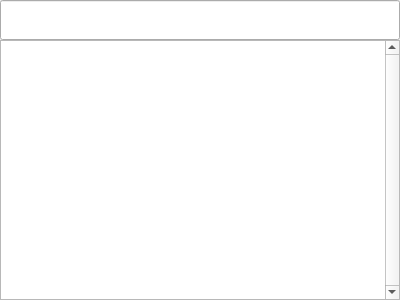
<?xml version="1.0" encoding="UTF-8"?>
<ui version="4.0">
 <class>LayoutList</class>
 <widget class="QWidget" name="LayoutList">
  <property name="geometry">
   <rect>
    <x>0</x>
    <y>0</y>
    <width>400</width>
    <height>300</height>
   </rect>
  </property>
  <property name="sizePolicy">
   <sizepolicy hsizetype="Preferred" vsizetype="Expanding">
    <horstretch>0</horstretch>
    <verstretch>0</verstretch>
   </sizepolicy>
  </property>
  <property name="windowTitle">
   <string>LayoutList</string>
  </property>
  <property name="styleSheet">
   <string notr="true"/>
  </property>
  <layout class="QVBoxLayout" name="verticalLayout_3">
   <property name="spacing">
    <number>0</number>
   </property>
   <property name="leftMargin">
    <number>0</number>
   </property>
   <property name="topMargin">
    <number>0</number>
   </property>
   <property name="rightMargin">
    <number>0</number>
   </property>
   <property name="bottomMargin">
    <number>0</number>
   </property>
   <item>
    <layout class="QHBoxLayout" name="horizontalLayout">
     <property name="spacing">
      <number>10</number>
     </property>
     <property name="leftMargin">
      <number>0</number>
     </property>
     <item>
      <widget class="KiranSearchBox" name="lineEdit_search">
       <property name="minimumSize">
        <size>
         <width>0</width>
         <height>40</height>
        </size>
       </property>
       <property name="maximumSize">
        <size>
         <width>16777215</width>
         <height>40</height>
        </size>
       </property>
      </widget>
     </item>
    </layout>
   </item>
   <item>
    <widget class="QScrollArea" name="scrollArea">
     <property name="frameShape">
      <enum>QFrame::StyledPanel</enum>
     </property>
     <property name="verticalScrollBarPolicy">
      <enum>Qt::ScrollBarAlwaysOn</enum>
     </property>
     <property name="horizontalScrollBarPolicy">
      <enum>Qt::ScrollBarAlwaysOff</enum>
     </property>
     <property name="widgetResizable">
      <bool>true</bool>
     </property>
     <widget class="QWidget" name="scrollAreaWidgetContents_2">
      <property name="geometry">
       <rect>
        <x>0</x>
        <y>0</y>
        <width>383</width>
        <height>246</height>
       </rect>
      </property>
      <layout class="QVBoxLayout" name="verticalLayout_2">
       <property name="spacing">
        <number>0</number>
       </property>
       <property name="leftMargin">
        <number>0</number>
       </property>
       <property name="topMargin">
        <number>0</number>
       </property>
       <property name="rightMargin">
        <number>0</number>
       </property>
       <property name="bottomMargin">
        <number>0</number>
       </property>
       <item>
        <widget class="QStackedWidget" name="stackedWidget">
         <property name="currentIndex">
          <number>0</number>
         </property>
         <widget class="QWidget" name="page_list">
          <layout class="QVBoxLayout" name="verticalLayout">
           <property name="spacing">
            <number>0</number>
           </property>
           <property name="leftMargin">
            <number>0</number>
           </property>
           <property name="topMargin">
            <number>0</number>
           </property>
           <property name="rightMargin">
            <number>0</number>
           </property>
           <property name="bottomMargin">
            <number>0</number>
           </property>
           <item>
            <widget class="QListWidget" name="listWidget_list">
             <property name="focusPolicy">
              <enum>Qt::NoFocus</enum>
             </property>
             <property name="styleSheet">
              <string notr="true"/>
             </property>
             <property name="frameShape">
              <enum>QFrame::NoFrame</enum>
             </property>
             <property name="verticalScrollBarPolicy">
              <enum>Qt::ScrollBarAlwaysOff</enum>
             </property>
             <property name="horizontalScrollBarPolicy">
              <enum>Qt::ScrollBarAlwaysOff</enum>
             </property>
             <property name="sizeAdjustPolicy">
              <enum>QAbstractScrollArea::AdjustIgnored</enum>
             </property>
            </widget>
           </item>
          </layout>
         </widget>
         <widget class="QWidget" name="page_filter">
          <layout class="QVBoxLayout" name="verticalLayout_4">
           <property name="spacing">
            <number>0</number>
           </property>
           <property name="leftMargin">
            <number>0</number>
           </property>
           <property name="topMargin">
            <number>0</number>
           </property>
           <property name="rightMargin">
            <number>0</number>
           </property>
           <property name="bottomMargin">
            <number>0</number>
           </property>
           <item>
            <widget class="QListWidget" name="listWidget_filter">
             <property name="focusPolicy">
              <enum>Qt::NoFocus</enum>
             </property>
             <property name="frameShape">
              <enum>QFrame::NoFrame</enum>
             </property>
             <property name="verticalScrollBarPolicy">
              <enum>Qt::ScrollBarAlwaysOff</enum>
             </property>
             <property name="horizontalScrollBarPolicy">
              <enum>Qt::ScrollBarAlwaysOff</enum>
             </property>
             <property name="sizeAdjustPolicy">
              <enum>QAbstractScrollArea::AdjustToContents</enum>
             </property>
            </widget>
           </item>
          </layout>
         </widget>
        </widget>
       </item>
      </layout>
     </widget>
    </widget>
   </item>
  </layout>
 </widget>
 <layoutdefault spacing="6" margin="11"/>
 <customwidgets>
  <customwidget>
   <class>KiranSearchBox</class>
   <extends>QLineEdit</extends>
   <header>kiran-search-box.h</header>
  </customwidget>
 </customwidgets>
 <resources/>
 <connections/>
</ui>
